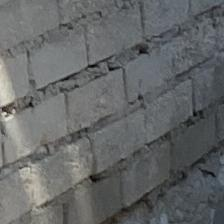
#> input picture Eindopdracht/dataset/No Plates/no_plate_img_1619.jpg, 224 x 224 px
$ python -i candidates.py   (imports and definitions only)
#> lines starting #> are read from the running program, lines starting #| are printed output that depends on the picture; after the words box and inside, x2 and y2 are one past the last pixel; in counts of white or black regions, pixels touching at a corner belong together
#> further down, picture is the input picture: shape (224, 224, 3); mean B, G, R 103.2, 102.8, 100.6
from loadData import *
import cv2 as cv
import numpy as np
from PIL import Image
import random
import math

# [7 lines left out: function randomCandidate, not called in this run]

def testCandidate( img ):
    img = img[270:335, 230:415]
    return img, (230, 415, 270, 335)

# [14 lines left out: function sweepCandidates, not called in this run]

def createHoughLines( img ):
    gray_image = cv.cvtColor(img,cv.COLOR_BGR2GRAY)
    clustered_image = createCandidatePositions(createClustering(img))
    edges = cv.Canny(clustered_image,400,425,apertureSize = 3)

    lines = cv.HoughLines(edges,1,np.pi/180.0,125)
    maxLineLengthY = img.shape[0]
    maxLineLengthX = img.shape[1]
    for line in lines:
        for rho,theta in line:
            a = np.cos(theta)
            b = np.sin(theta)
            x0 = a*rho
            y0 = b*rho
            x1 = int(x0 + maxLineLengthX*(-b))
            y1 = int(y0 + maxLineLengthX*(a))
            x2 = int(x0 - maxLineLengthX*(-b))
            y2 = int(y0 - maxLineLengthX*(a))

            #cv.circle(img, (int(x0), int(y0)), 3, (255,0,0),2)
            cv.line(img,(x1,y1),(x2,y2),(255,0,0),2)

    # [8 lines of commented-out code are left out]

    return img

def createClustering( img ):
    Z = img.reshape((-1,3))
    # convert to np.float32
    Z = np.float32(Z)
    # define criteria, number of clusters(K) and apply kmeans()
    criteria = (cv.TERM_CRITERIA_EPS + cv.TERM_CRITERIA_MAX_ITER, 10, 1.0)
    K = 10
    ret,labels,centers=cv.kmeans(Z,K,None,criteria,10,cv.KMEANS_RANDOM_CENTERS)
#> ret = 5525347.7; centers = [[27.4, 27.31, 26.45], [45.1, 45.53, 44.48], [122.9, 123.8, 122.5], [60.24, 59.37, 57.08], [193, 205.6, 208.3], [168.1, 178.5, 180.6], [87.11, 85.17, 82.29], [143.4, 149.8, 151.1], [73.82, 72.14, 68.96], [106.3, 104.3, 101.5]]
    # Now convert back into uint8, and make original image
    centers = np.uint8(centers)
#> centers = [[27, 27, 26], [45, 45, 44], [122, 123, 122], [60, 59, 57], [193, 205, 208], [168, 178, 180], [87, 85, 82], [143, 149, 151], [73, 72, 68], [106, 104, 101]]
    print(centers)
#| [[ 27  27  26]
#|  [ 45  45  44]
#|  [122 123 122]
#|  [ 60  59  57]
#|  [193 205 208]
#|  [168 178 180]
#|  [ 87  85  82]
#|  [143 149 151]
#|  [ 73  72  68]
#|  [106 104 101]]
    print(labels)
#> (printed output is left out)
    print(centers[labels[0][0]])
#| [122 123 122]
    # centers[0] = [0,0,0]
    # centers[1] = [255,255,255]


    # Notes:
    # Nu pak ik alle centers die waardes hoger dan [100,100,100] (grijs) bevatten en zet die als wit neer en voeg die samen.
    # Dit is makkelijker maar misschien minder nauwkeurig.
    # Kan eventueel voor elke center die ik wil (of boven de threshold) laten staan en de andere centers uitzetten en dan
    # aparte afbeeldingen maken voor elke center en die laten controleren. Dit is misschien iets beter
    # want dan is er misschien minder kans dat dingen aan elkaar gaan zitten tijdens het dilaten en eroden.
    # Dit kost misschien wel meer tijd om te doen en is misschien niet veel nauwkeuriger maar kan het testen.
    # Vanwege het gebruik van meerdere centers is het nu misschien wel makkelijker om witte kentekens te scheiden van
    # bijvoorbeeld rode of groene auto's, vooral auto's die niet (licht)grijs of wit zijn. Door middel van
    # aparte afbeeldingen per center is het misschien makkelijker omdat als de auto bijvoorbeeld grijs is die kleuren
    # niet bij elkaar in dezelfde abeelding zitten. Dit kan later getest worden.

    # thresWhite = list(centers[3])
    thresWhite = [100,100,100]
    thresYellow = [150,150,50]
    for i in range(len(centers)):
        center = list(centers[i])
        if center[0] > thresWhite[0] and center[1] > thresWhite[1] and center[2] > thresWhite[2]:
            centers[i] = [255,255,255]
        elif center[0] > thresYellow[0] and center[1] > thresYellow[1] and center[2] < thresYellow[2]:
            centers[i] = [255,255,0]
        else:
            centers[i] = [0,0,0]
#> this loop made 10 passes
#> after the loop, centers = [[0, 0, 0], [0, 0, 0], [255, 255, 255], [0, 0, 0], [255, 255, 255], [255, 255, 255], [0, 0, 0], [255, 255, 255], [0, 0, 0], [255, 255, 255]]

    res = centers[labels.flatten()]
    res = res.reshape((img.shape))
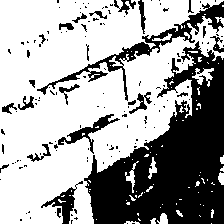
#> res: shape (224, 224, 3); 64.1% white; 140 black regions (116 under 20 px), largest, box (x1, y1, x2, y2) and area: (84, 41, 224, 224) 13284, (37, 1, 224, 101) 1987, (58, 114, 120, 154) 502

    return res

# [20 lines left out: function createClustering2, not called in this run]

def createCandidatePositions(img):
    candidates = []
#> candidates = []
    bboxes = []

    clusteredImage = createClustering(img)
#| [[255 255 255]
#|  [255 255 255]
#|  [255 255 255]
#|  [255 255 255]
#|  [255 255 255]
#|  [255 255 255]
#|  [255 255 255]
#|  [  0   0   0]
#|  [255 255 255]
#|  [255 255 255]]
#> (printed output is left out)
#| [255 255 255]
#> the loop in createClustering (call 2), `for i in range(len(centers)):` made 10 passes

    # convert image to grayscale image
    gray_image = cv.cvtColor(clusteredImage, cv.COLOR_RGB2GRAY)

    # [7 lines of commented-out code are left out]
    kernelClose = np.ones((int(img.shape[1]*0.0125),int(img.shape[0]*0.015)),np.uint8)
#> kernelClose = [[1, 1, 1], [1, 1, 1]]
    kernelErode = np.ones((int(img.shape[1]*0.005),int(img.shape[0]*0.0065)),np.uint8)
#> kernelErode = [1]
    closing = cv.morphologyEx(gray_image, cv.MORPH_CLOSE, kernelClose)
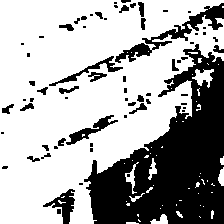
#> closing: shape (224, 224); 66.6% white; 67 black regions (37 under 20 px), largest, box (x1, y1, x2, y2) and area: (84, 44, 224, 224) 12876, (115, 3, 224, 63) 1238, (43, 189, 75, 224) 429
    closing = cv.morphologyEx(closing, cv.MORPH_ERODE, kernelErode)
    # closing = createClustering(closing)

    edges = cv.Canny(closing,400,425,apertureSize = 3)
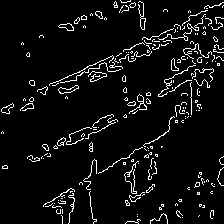
#> edges: shape (224, 224); 6.1% white in thin lines or dots

    # calculate moments of binary image
    # find contours in the binary image
    contours, hierarchy = cv.findContours(closing,cv.RETR_TREE,cv.CHAIN_APPROX_SIMPLE)
#> contours = 122 contours, 80 with area under 20; largest, box (x1, y1, x2, y2) and area: (0, 0, 224, 224) 34110, (65, 114, 119, 146) 484, (48, 55, 124, 87) 442, (114, 42, 153, 64) 397, (192, 69, 214, 88) 174
    # cv.drawContours(img, contours, -1, (255,0,0), 3)
    for c in contours:
        # calculate moments for each contour
        M = cv.moments(c)
        area = cv.contourArea(c)

        # calculate x,y coordinate of center
        if M["m00"] != 0:
            cX = int(M["m10"] / M["m00"])
            cY = int(M["m01"] / M["m00"])
            # cv.rectangle( img, (cX,cY), (cX+10, cY+10), (255,0,0), 3 )
            # size = (448,224)
            size = (int(img.shape[1]*0.115),int(img.shape[0]*0.075))
            xMin = cX - size[0]
            xMax = cX + size[0]
            yMin = cY - size[1]
            yMax = cY + size[1]

            # cv.rectangle( img, (xMin+(size[0]//4), yMin+(size[0]//4)), (xMax-(size[0]//4), yMax-(size[0]//4)), (255,0,0), 3 )
            # cv.rectangle( img, (xMin, yMin), (xMax, yMax), (255,0,0), 3 )

            if( yMin > 0 and yMax > 0 and xMin > 0 and yMax > 0 ):
                candidates.append(img[yMin:yMax, xMin:xMax])
                bboxes.append((xMin, xMax, yMin, yMax))
                candidates.append(img[yMin+(size[0]//4):yMax-(size[0]//4), xMin+(size[0]//4):xMax-(size[0]//4)])
                bboxes.append((xMin+(size[0]//4), xMax-(size[0]//4), yMin+(size[0]//4), yMax-(size[0]//4)))
            # cv.rectangle( img, (xMin+(size[0]//2), yMin+(size[0]//2)), (xMax-(size[0]//2), yMax-(size[0]//2)), (255,0,0), 3 )
        else:
            cX, cY = 0, 0
#> this loop made 122 passes
#> (area, cX, cY, xMin, xMax, yMin, yMax) on passes 4, 19, 30, 32, 35, 49, 55, 56, 58, 60, 61, 64: (78, 160, 219, 135, 185, 203, 235), (24, 134, 197, 109, 159, 181, 213), (59.5, 221, 177, 196, 246, 161, 193), (97, 130, 176, 105, 155, 160, 192), (65.5, 152, 169, 127, 177, 153, 185), (174.5, 202, 76, 177, 227, 60, 92), (34110.5, 85, 92, 60, 110, 76, 108), (28, 58, 211, 33, 83, 195, 227), (23, 4, 167, -21, 29, 151, 183), (56, 32, 158, 7, 57, 142, 174), (29, 47, 154, 22, 72, 138, 170), (36, 45, 147, 20, 70, 131, 163)
#> after the loop, bboxes = 154 items, first 6: (105, 155, 206, 238), (111, 149, 212, 232), (113, 163, 204, 236), (119, 157, 210, 230), (135, 185, 203, 235), (141, 179, 209, 229); candidates = 154 items

#> (the run stopped early here; a loop or call above may not have finished)

$ run again, on Eindopdracht/dataset/No Plates/no_plate_img_1620.jpg
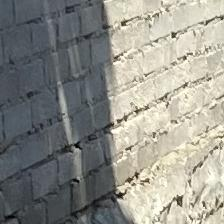
#> input picture Eindopdracht/dataset/No Plates/no_plate_img_1620.jpg, 224 x 224 px
#> picture is the input picture: shape (224, 224, 3); mean B, G, R 138.1, 145.2, 145.5
#> in createClustering, `ret,labels,centers=cv.kmeans(Z,K,None,criteria,10,cv.KMEANS_RANDOM_CEN..`: ret = 7177852.1; centers = [[230.8, 250.7, 254.1], [137.4, 151.6, 155.8], [48.39, 46.19, 43.01], [168.1, 187.1, 193.5], [109.4, 109, 105.8], [95, 88.97, 82.98], [76.12, 72.02, 67.34], [190, 209.2, 215.4], [218.3, 238.4, 244.6], [205.4, 224.9, 231]]
#> in createClustering, `centers = np.uint8(centers)`: centers = [[230, 250, 254], [137, 151, 155], [48, 46, 43], [168, 187, 193], [109, 108, 105], [95, 88, 82], [76, 72, 67], [189, 209, 215], [218, 238, 244], [205, 224, 231]]
#| [[230 250 254]
#|  [137 151 155]
#|  [ 48  46  43]
#|  [168 187 193]
#|  [109 108 105]
#|  [ 95  88  82]
#> (further printed lines are left out)
#> (printed output is left out)
#| [95 88 82]
#> the loop in createClustering, `for i in range(len(centers)):` made 10 passes
#> after the loop in createClustering, `for i in range(len(centers)):`: centers = [[255, 255, 255], [255, 255, 255], [0, 0, 0], [255, 255, 255], [255, 255, 255], [0, 0, 0], [0, 0, 0], [255, 255, 255], [255, 255, 255], [255, 255, 255]]
#> in createClustering, `res = res.reshape((img.shape))`:
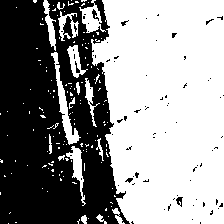
#> res: shape (224, 224, 3); 57.1% white; 77 black regions (71 under 20 px), largest, box (x1, y1, x2, y2) and area: (0, 0, 130, 224) 21083, (176, 197, 183, 207) 39, (92, 9, 99, 21) 36, (75, 61, 80, 73) 26, (125, 178, 133, 183) 23, (121, 20, 129, 26) 20
#> in createCandidatePositions, `candidates = []`: candidates = []
#| [[255 255 255]
#|  [255 255 255]
#|  [255 255 255]
#|  [255 255 255]
#|  [255 255 255]
#|  [255 255 255]
#> (further printed lines are left out)
#> (printed output is left out)
#| [0 0 0]
#> the loop in createClustering (call 2), `for i in range(len(centers)):` made 10 passes
#> closing: shape (224, 224); 58.4% white; 17 black regions (13 under 20 px), largest, box (x1, y1, x2, y2) and area: (0, 0, 125, 224) 20574, (63, 18, 73, 37) 114, (120, 214, 129, 224) 41, (176, 198, 182, 202) 21
#> in createCandidatePositions, `edges = cv.Canny(closing,400,425,apertureSize = 3)`:
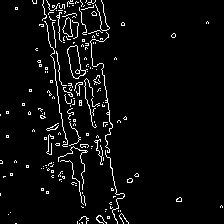
#> edges: shape (224, 224); 4.5% white in thin lines or dots
#> contours = 116 contours, 99 with area under 20; largest, box (x1, y1, x2, y2) and area: (79, 0, 224, 224) 26022, (42, 0, 81, 146) 826, (58, 147, 87, 207) 388, (57, 12, 79, 42) 360, (67, 46, 88, 79) 280
#> the loop in createCandidatePositions, `for c in contours:` made 116 passes
#> (area, cX, cY, xMin, xMax, yMin, yMax) on passes 3, 4, 31, 36, 40, 68, 70, 82: (32.5, 83, 219, 58, 108, 203, 235), (30.5, 100, 219, 75, 125, 203, 235), (388.5, 75, 166, 50, 100, 150, 182), (38, 99, 149, 74, 124, 133, 165), (29, 49, 146, 24, 74, 130, 162), (27.5, 77, 88, 52, 102, 72, 104), (152.5, 89, 97, 64, 114, 81, 113), (280, 74, 61, 49, 99, 45, 77)
#> after the loop in createCandidatePositions, `for c in contours:`: bboxes = 96 items, first 6: (58, 108, 203, 235), (64, 102, 209, 229), (75, 125, 203, 235), (81, 119, 209, 229), (80, 130, 194, 226), (86, 124, 200, 220); candidates = 96 items

$ run again, on Eindopdracht/dataset/No Plates/no_plate_img_1621.jpg
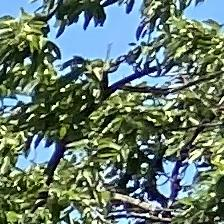
#> input picture Eindopdracht/dataset/No Plates/no_plate_img_1621.jpg, 224 x 224 px
#> picture is the input picture: shape (224, 224, 3); mean B, G, R 109.2, 121.2, 101.5
#> in createClustering, `ret,labels,centers=cv.kmeans(Z,K,None,criteria,10,cv.KMEANS_RANDOM_CEN..`: ret = 34276647.1; centers = [[162.9, 197.6, 182.6], [113.1, 154.3, 139.6], [10.83, 28.77, 17.43], [169.7, 149.3, 121.3], [73.79, 112.2, 98.53], [104.9, 86.43, 64.72], [36.63, 67.95, 54.81], [247.1, 203.6, 152.3], [227.3, 242.9, 224.4], [62.59, 37.18, 21.15]]
#> in createClustering, `centers = np.uint8(centers)`: centers = [[162, 197, 182], [113, 154, 139], [10, 28, 17], [169, 149, 121], [73, 112, 98], [104, 86, 64], [36, 67, 54], [247, 203, 152], [227, 242, 224], [62, 37, 21]]
#| [[162 197 182]
#|  [113 154 139]
#|  [ 10  28  17]
#|  [169 149 121]
#|  [ 73 112  98]
#|  [104  86  64]
#> (further printed lines are left out)
#> (printed output is left out)
#| [247 203 152]
#> the loop in createClustering, `for i in range(len(centers)):` made 10 passes
#> after the loop in createClustering, `for i in range(len(centers)):`: centers = [[255, 255, 255], [255, 255, 255], [0, 0, 0], [255, 255, 255], [0, 0, 0], [0, 0, 0], [0, 0, 0], [255, 255, 255], [255, 255, 255], [0, 0, 0]]
#> in createClustering, `res = res.reshape((img.shape))`:
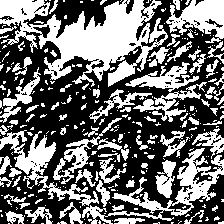
#> res: shape (224, 224, 3); 44.1% white; 294 white regions (218 under 20 px), largest, box (x1, y1, x2, y2) and area: (0, 0, 168, 87) 6779, (82, 148, 224, 224) 2330, (0, 130, 99, 206) 1752
#> candidates = []
#| [[  0   0   0]
#|  [255 255 255]
#|  [  0   0   0]
#|  [  0   0   0]
#|  [  0   0   0]
#|  [  0   0   0]
#> (further printed lines are left out)
#> (printed output is left out)
#| [255 255 255]
#> the loop in createClustering (call 2), `for i in range(len(centers)):` made 10 passes
#> closing: shape (224, 224); 49.2% white; 116 white regions (80 under 20 px), largest, box (x1, y1, x2, y2) and area: (0, 112, 224, 224) 8911, (0, 0, 172, 88) 7764, (89, 50, 224, 126) 2848
#> in createCandidatePositions, `edges = cv.Canny(closing,400,425,apertureSize = 3)`:
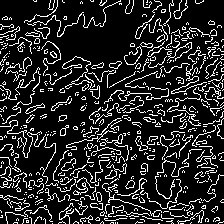
#> edges: shape (224, 224); 15.9% white in thin lines or dots
#> contours = 207 contours, 143 with area under 20; largest, box (x1, y1, x2, y2) and area: (0, 112, 224, 224) 10054, (0, 0, 172, 88) 7814, (89, 50, 224, 126) 2654, (164, 0, 224, 79) 1802, (69, 142, 122, 187) 746
#> the loop in createCandidatePositions, `for c in contours:` made 207 passes
#> (area, cX, cY, xMin, xMax, yMin, yMax) on passes 11, 13, 24, 31, 33, 42, 43, 51: (43.5, 195, 217, 170, 220, 201, 233), (329.5, 29, 216, 4, 54, 200, 232), (91.5, 16, 201, -9, 41, 185, 217), (36, 130, 184, 105, 155, 168, 200), (28.5, 143, 167, 118, 168, 151, 183), (31, 151, 140, 126, 176, 124, 156), (44, 140, 144, 115, 165, 128, 160), (25, 62, 131, 37, 87, 115, 147)
